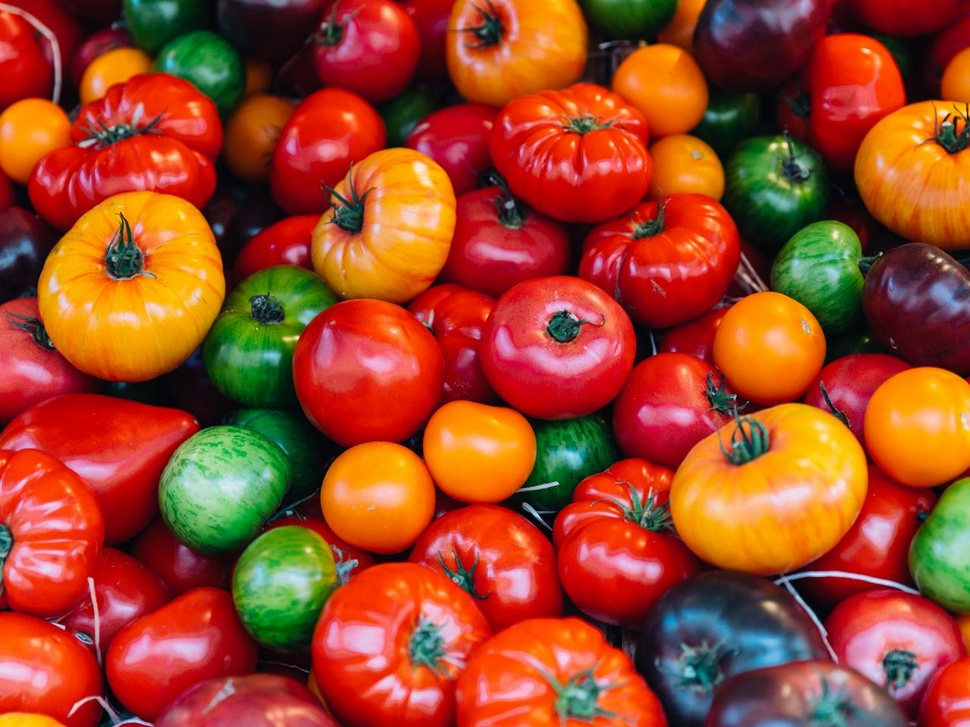
#> input picture img2.jpeg, 970 x 727 px, shrunk from 1280 x 960 before the run
$ python ed_mop.py   (older library calls are emulated)
#> lines starting #> are read from the running program, lines starting #| are printed output that depends on the picture
import cv2
import numpy as np

# Read the image
image = cv2.imread('img2.jpeg')
#> image is the input picture: shape (727, 970, 3); mean B, G, R 39.1, 69.8, 158.6

# Check if the image is loaded successfully
if image is None:
    print("Could not read the image. Please check the file path.")
    exit()

# Convert the image to grayscale
gray = cv2.cvtColor(image, cv2.COLOR_BGR2GRAY)
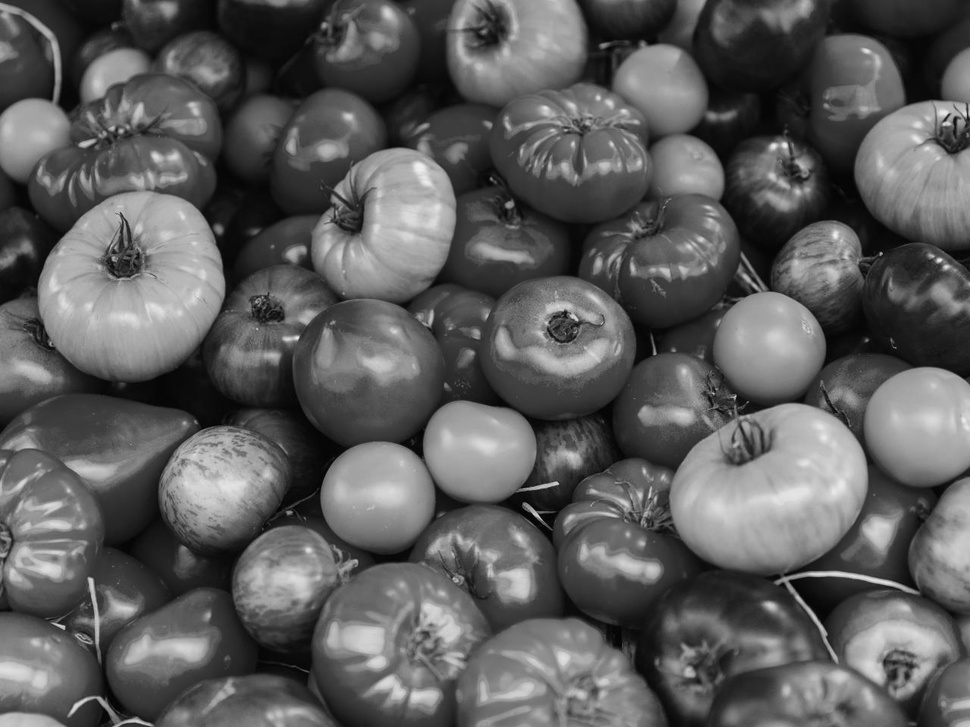
#> gray: shape (727, 970); min 0, max 242, mean 92.8

# Apply edge detection using different operators

# Sobel operator
sobel_x = cv2.Sobel(gray, cv2.CV_64F, 1, 0, ksize=3)
sobel_y = cv2.Sobel(gray, cv2.CV_64F, 0, 1, ksize=3)
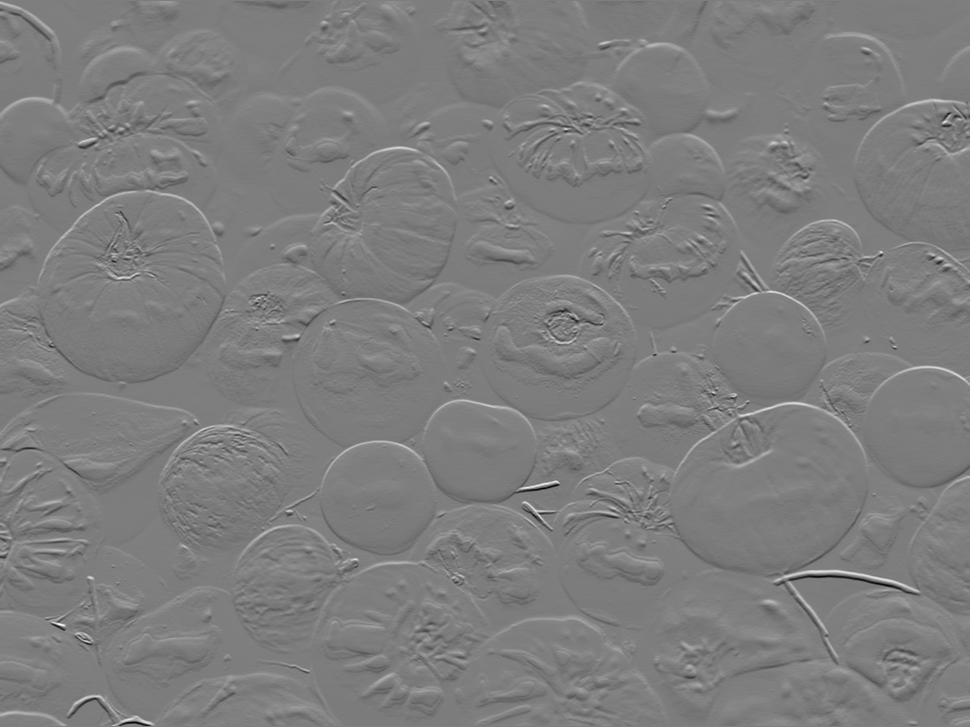
#> sobel_y: shape (727, 970) float64; min -660, max 675, mean 0.3; drawn with min black and max white
sobel = cv2.magnitude(sobel_x, sobel_y)


# Laplacian operator
laplacian = cv2.Laplacian(gray, cv2.CV_64F)
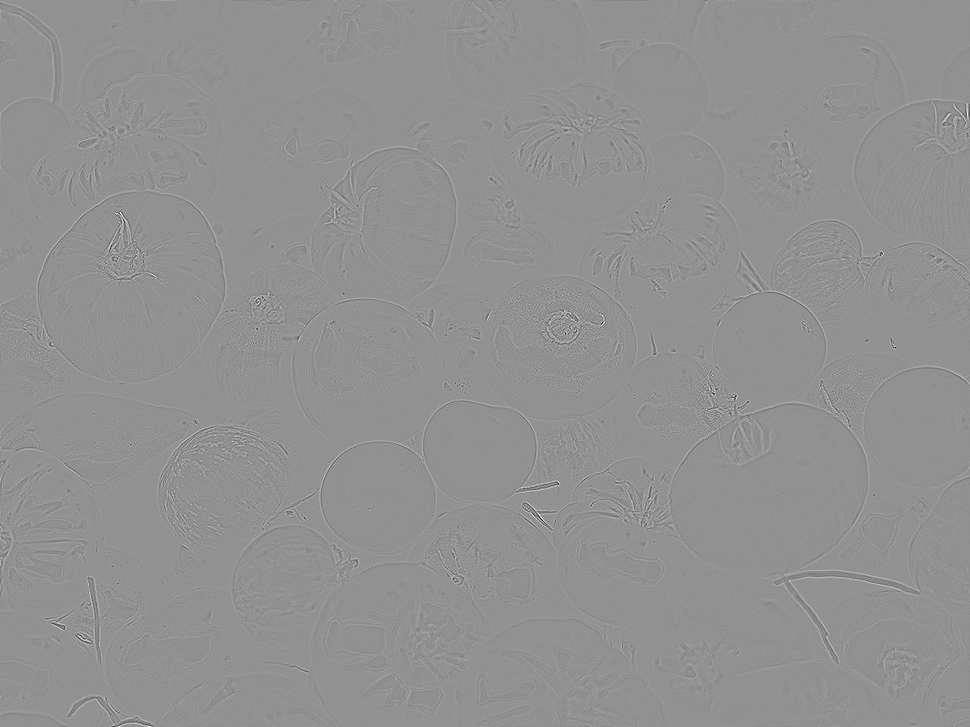
#> laplacian: shape (727, 970) float64; min -328, max 246, mean 0; drawn with min black and max white

# Canny edge detector
canny = cv2.Canny(gray, 100, 200)
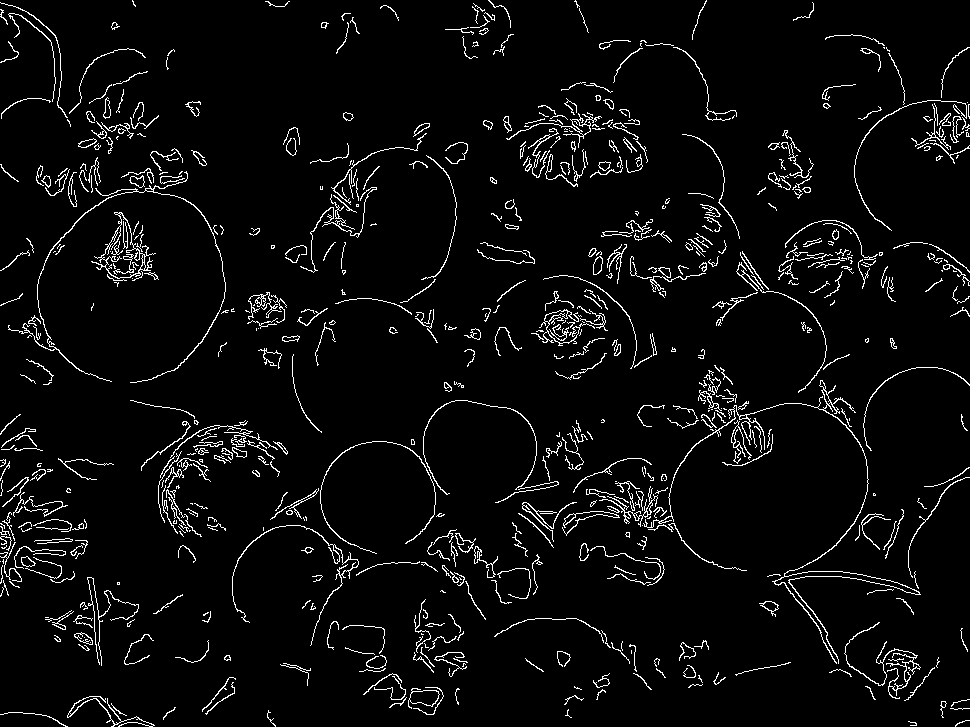
#> canny: shape (727, 970); 4.5% white in thin lines or dots

# Display the original and edge-detected images using different operators
cv2.imshow('Original Image', image)
cv2.imshow('Sobel Operator', sobel.astype(np.uint8))
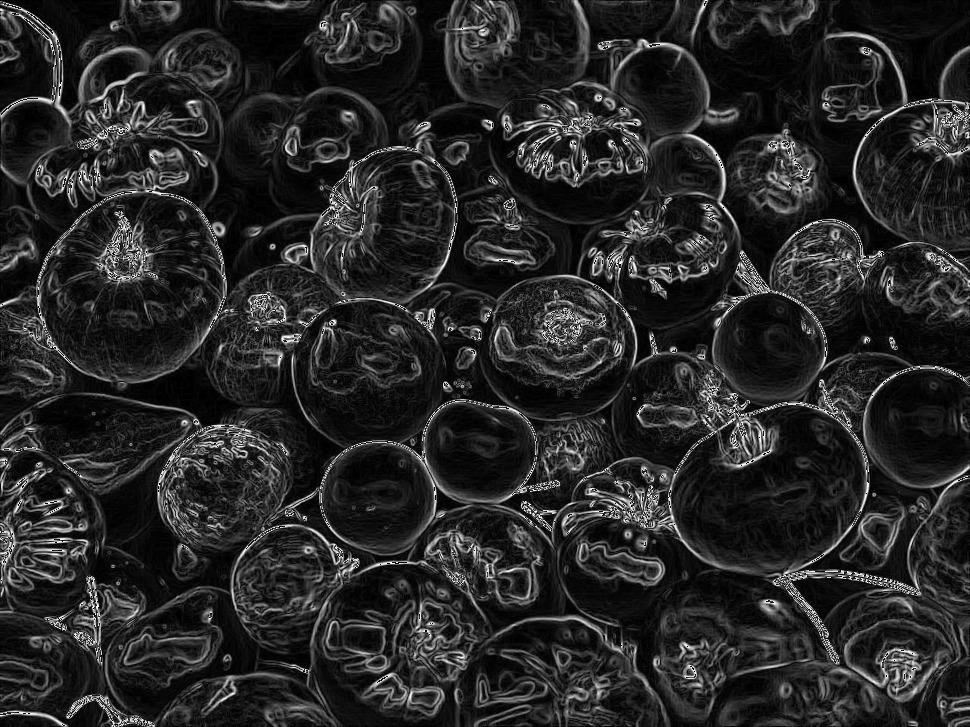
#> window 'Sobel Operator': shape (727, 970); min 0, max 255, mean 39.3
cv2.imshow('Laplacian Operator', laplacian.astype(np.uint8))
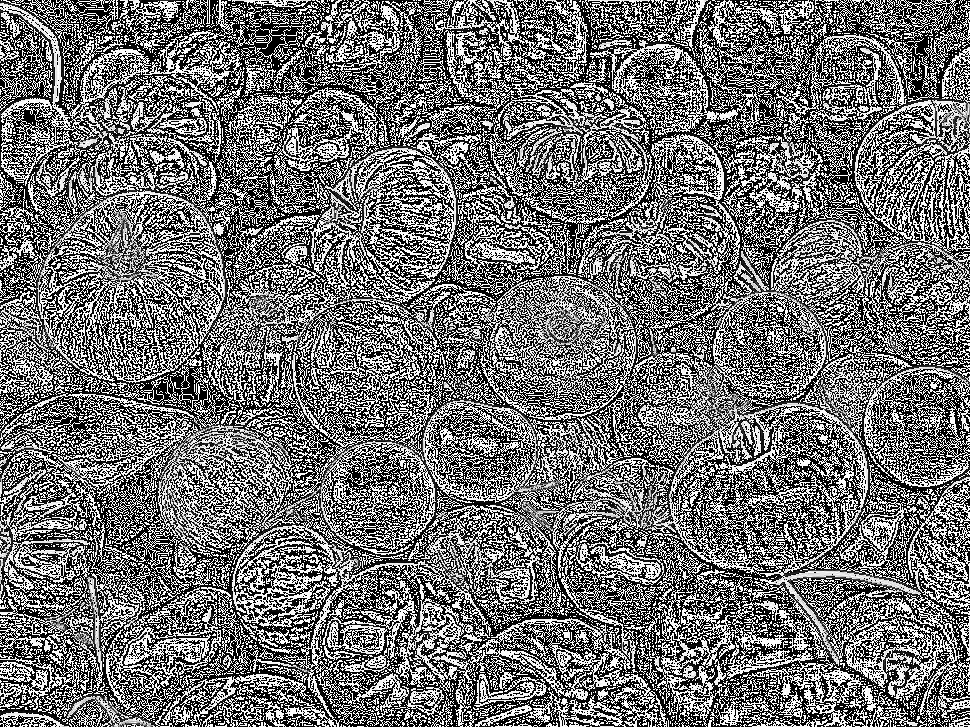
#> window 'Laplacian Operator': shape (727, 970); min 0, max 255, mean 113.9
cv2.imshow('Canny Edge Detector', canny)
cv2.waitKey(0)
cv2.destroyAllWindows()
